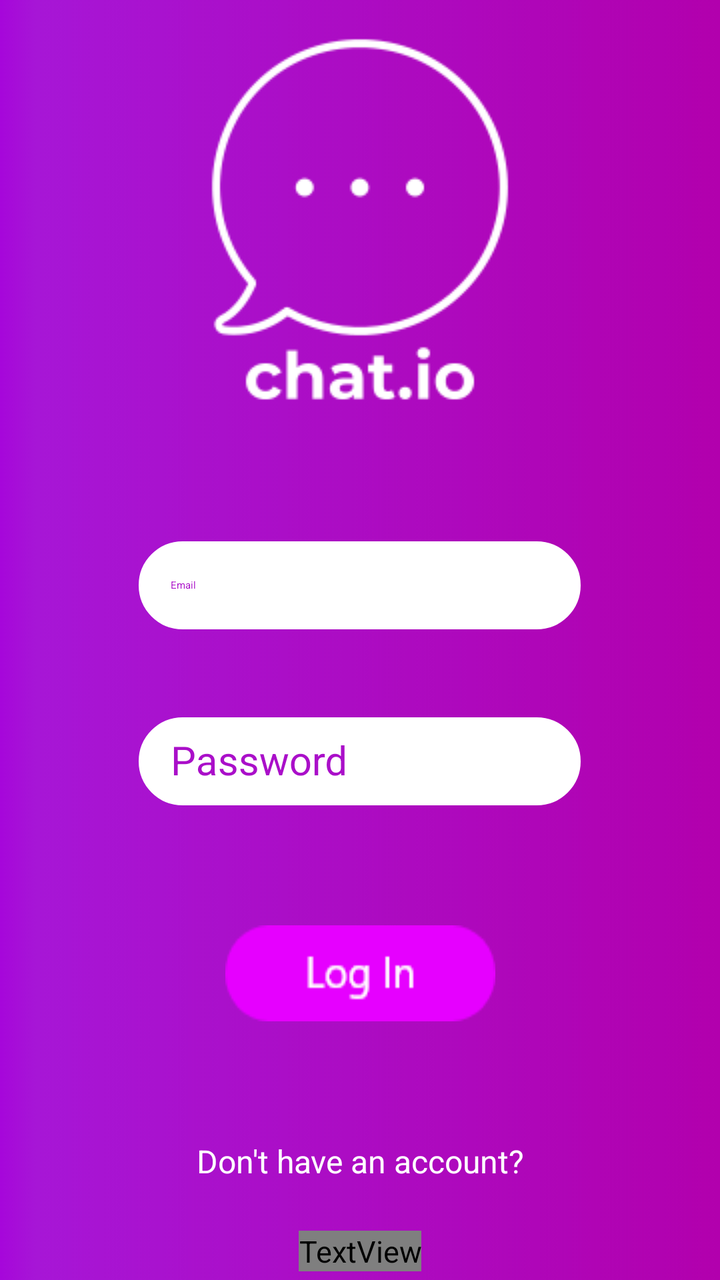
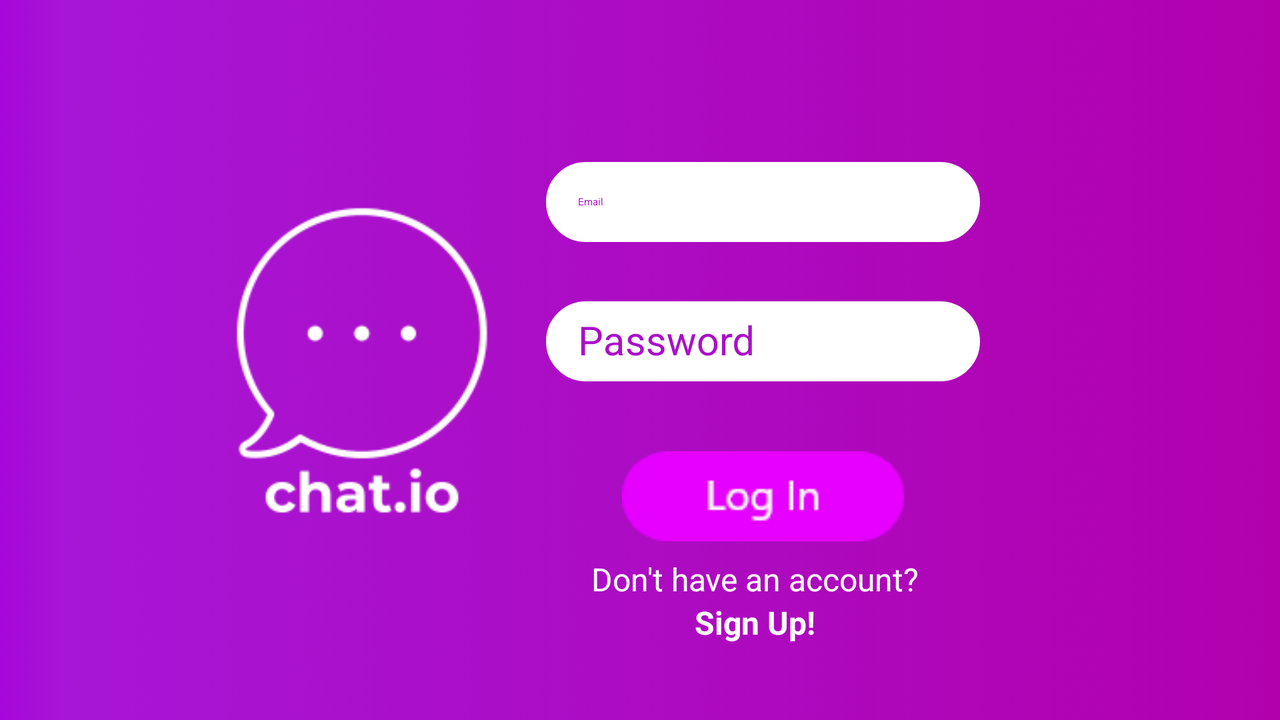

The same Android screen from two of the app's own layout files: first res/layout/ as a phone draws it, then the repository's variant for another configuration, drawn on a device whose configuration selects that folder. Both files follow.
<!-- AndroidManifest.xml: application theme AppTheme -->
<!-- res/layout/activity_login.xml -->
<?xml version="1.0" encoding="utf-8"?>
<androidx.constraintlayout.widget.ConstraintLayout xmlns:android="http://schemas.android.com/apk/res/android"
    xmlns:app="http://schemas.android.com/apk/res-auto"
    xmlns:tools="http://schemas.android.com/tools"
    android:id="@+id/signupScreen"
    android:layout_width="match_parent"
    android:layout_height="match_parent"
    android:background="@drawable/background"
    tools:context=".Login"
    android:clickable="true"
    android:focusableInTouchMode="true">

    <ProgressBar
        android:id="@+id/progressBar"
        style="?android:attr/progressBarStyle"
        android:layout_width="wrap_content"
        android:layout_height="wrap_content"
        android:layout_marginTop="8dp"
        android:layout_marginEnd="8dp"
        android:elevation="2dp"
        android:indeterminate="true"
        android:indeterminateTint="#E600FF"
        android:visibility="gone"
        app:layout_constraintBottom_toBottomOf="parent"
        app:layout_constraintEnd_toEndOf="parent"
        app:layout_constraintStart_toStartOf="parent"
        app:layout_constraintTop_toTopOf="parent" />

    <ImageView
        android:id="@+id/imageView"
        android:layout_width="wrap_content"
        android:layout_height="wrap_content"
        android:layout_marginStart="8dp"
        android:layout_marginTop="80dp"
        android:layout_marginEnd="8dp"
        android:layout_marginBottom="32dp"
        android:elevation="10dp"
        android:src="@drawable/chatiologo"
        app:layout_constraintBottom_toTopOf="@+id/textInputLayoutUsername"
        app:layout_constraintEnd_toEndOf="parent"
        app:layout_constraintStart_toStartOf="parent"
        app:layout_constraintTop_toTopOf="parent" />

    <com.google.android.material.textfield.TextInputLayout
        android:id="@+id/textInputLayoutUsername"
        android:layout_width="match_parent"
        android:layout_height="80dp"
        android:layout_marginTop="8dp"
        android:clipChildren="false"
        android:gravity="center_horizontal"
        android:hint="@string/edittext_hint"
        android:textColorHint="#AA0FC9"
        app:layout_constraintBottom_toTopOf="@+id/textInputLayoutPassword"
        app:layout_constraintEnd_toEndOf="parent"
        app:layout_constraintStart_toStartOf="parent"
        app:layout_constraintTop_toBottomOf="@+id/imageView">

        <EditText
            android:id="@+id/edtEmailSignUp"
            android:layout_width="221dp"
            android:layout_height="44dp"
            android:layout_marginTop="10dp"
            android:autoSizeTextType="uniform"
            android:background="@drawable/edt_background"
            android:ems="10"
            android:imeOptions="actionNext"
            android:inputType="textEmailAddress"
            android:paddingLeft="16dp"
            android:textColor="#AA0FC9"
            android:textSize="20sp"
            android:translationY="10dp"
            android:textCursorDrawable="@color/colorCursor"
            tools:layout_editor_absoluteX="95dp"
            tools:layout_editor_absoluteY="306dp" />
    </com.google.android.material.textfield.TextInputLayout>


    <com.google.android.material.textfield.TextInputLayout
        android:id="@+id/textInputLayoutPassword"
        android:layout_width="match_parent"
        android:layout_height="80dp"
        android:layout_marginTop="8dp"
        android:layout_marginBottom="21dp"
        android:clipChildren="false"
        android:gravity="center_horizontal"
        android:textColorHint="#AA0FC9"
        app:layout_constraintBottom_toTopOf="@+id/btnLogin"
        app:layout_constraintEnd_toEndOf="parent"
        app:layout_constraintStart_toStartOf="parent"
        app:layout_constraintTop_toBottomOf="@+id/textInputLayoutUsername">

        <EditText
            android:id="@+id/edtPasswordSignUp"
            android:layout_width="221dp"
            android:layout_height="44dp"
            android:layout_marginTop="10dp"
            android:background="@drawable/edt_background"
            android:ems="10"
            android:hint="Password"
            android:imeOptions="actionGo"
            android:inputType="textPassword|textNoSuggestions"
            android:paddingLeft="16dp"
            android:textColor="#AA0FC9"
            android:textColorHint="#AA0FC9"
            android:textCursorDrawable="@color/colorCursor"
            android:textSize="20sp"
            android:translationY="10dp"
            tools:layout_editor_absoluteX="95dp"
            tools:layout_editor_absoluteY="306dp" />
    </com.google.android.material.textfield.TextInputLayout>

    <Button
        android:id="@+id/btnLogin"
        android:layout_width="wrap_content"
        android:layout_height="wrap_content"
        android:layout_marginStart="8dp"
        android:layout_marginTop="24dp"
        android:layout_marginEnd="8dp"
        android:layout_marginBottom="27dp"
        android:background="@drawable/login_button"
        android:onClick="onLoginClicked"
        app:layout_constraintBottom_toTopOf="@+id/textView"
        app:layout_constraintEnd_toEndOf="parent"
        app:layout_constraintStart_toStartOf="@+id/textInputLayoutPassword"
        app:layout_constraintTop_toBottomOf="@+id/textInputLayoutPassword" />

    <TextView
        android:id="@+id/textView"
        android:layout_width="wrap_content"
        android:layout_height="wrap_content"
        android:layout_marginStart="8dp"
        android:layout_marginTop="32dp"
        android:layout_marginEnd="8dp"
        android:layout_marginBottom="8dp"
        android:text="Don't have an account?"
        android:textColor="#FFF"
        android:textSize="16dp"
        app:layout_constraintBottom_toTopOf="@+id/btnSignUp"
        app:layout_constraintEnd_toEndOf="parent"
        app:layout_constraintStart_toStartOf="parent"
        app:layout_constraintTop_toBottomOf="@+id/btnLogin" />

    <TextView
        android:id="@+id/btnSignUp"
        android:layout_width="wrap_content"
        android:layout_height="wrap_content"
        android:layout_marginStart="8dp"
        android:layout_marginTop="16dp"
        android:layout_marginEnd="8dp"
        android:layout_marginBottom="75dp"
        android:onClick="onSignUpClicked"
        android:text="Sign Up!"
        android:textColor="@drawable/textview_selector"
        android:textSize="16dp"
        android:textStyle="bold"
        app:layout_constraintBottom_toBottomOf="parent"
        app:layout_constraintEnd_toEndOf="parent"
        app:layout_constraintStart_toStartOf="parent"
        app:layout_constraintTop_toBottomOf="@+id/textView" />


</androidx.constraintlayout.widget.ConstraintLayout>
<!-- resources referenced by this layout -->
<resources>
  <color name="colorCursor">#AA0FC9</color>
  <!-- drawable background: png bitmap (drawable, 15325 bytes) -->
  <!-- drawable chatiologo: png bitmap (drawable, 7168 bytes) -->
  <!-- drawable edt_background (drawable) -->
  <?xml version="1.0" encoding="utf-8"?>
  <selector xmlns:android="http://schemas.android.com/apk/res/android">
      <item>
          <shape android:shape="rectangle">
              <solid android:color="#FFFF"/>
              <stroke android:width="1dp" android:color="#ffff"/>
              <corners android:radius="100dp"/>
  
          </shape>
      </item>
  </selector>
  <!-- drawable login_button (drawable) -->
  <?xml version="1.0" encoding="utf-8"?>
  <selector xmlns:android="http://schemas.android.com/apk/res/android">
      <item android:state_pressed="true" android:drawable="@drawable/login_clicked" />
      <item android:drawable="@drawable/login" />
  </selector>
  <string name="edittext_hint"><font size="15">Email</font></string>
  <style name="AppTheme" parent="Theme.AppCompat.Light.NoActionBar">
          
          <item name="android:windowLayoutInDisplayCutoutMode">shortEdges</item>
          <item name="colorPrimary">@color/appPrimaryColor</item>
          <item name="colorPrimaryDark">@color/transparent</item>
          <item name="colorAccent">@color/white</item>
          <item name="android:textSize">15sp</item>
  
      </style>
  <!-- drawable login_clicked: png bitmap (drawable, 1668 bytes) -->
  <!-- drawable login: png bitmap (drawable, 1455 bytes) -->
  <color name="appPrimaryColor">#AA0FC9</color>
  <color name="transparent">#00FFFFFF</color>
  <color name="white">#fff</color>
</resources>
<!-- res/layout-land/activity_login.xml (the repository's variant of the layout above) -->
<!-- drawn on the phone turned sideways -->
<?xml version="1.0" encoding="utf-8"?>
<androidx.constraintlayout.widget.ConstraintLayout xmlns:android="http://schemas.android.com/apk/res/android"
    xmlns:app="http://schemas.android.com/apk/res-auto"
    xmlns:tools="http://schemas.android.com/tools"
    android:id="@+id/signupScreen"
    android:layout_width="match_parent"
    android:layout_height="match_parent"
    android:background="@drawable/background"
    android:clickable="true"
    android:focusableInTouchMode="true"
    tools:context=".Login">

    <ProgressBar
        android:id="@+id/progressBar"
        style="?android:attr/progressBarStyle"
        android:layout_width="wrap_content"
        android:layout_height="wrap_content"
        android:layout_marginEnd="8dp"
        android:layout_marginBottom="8dp"
        android:elevation="2dp"
        android:indeterminate="true"
        android:indeterminateTint="#E600FF"
        android:visibility="gone"
        app:layout_constraintBottom_toBottomOf="parent"
        app:layout_constraintEnd_toEndOf="parent"
        app:layout_constraintStart_toStartOf="parent"
        app:layout_constraintTop_toTopOf="parent" />

    <ImageView
        android:id="@+id/imageView"
        android:layout_width="214dp"
        android:layout_height="169dp"
        android:layout_marginStart="50dp"
        android:layout_marginTop="8dp"
        android:layout_marginEnd="8dp"
        android:layout_marginBottom="8dp"
        android:elevation="10dp"
        android:src="@drawable/chatiologo"
        app:layout_constraintBottom_toBottomOf="parent"
        app:layout_constraintEnd_toStartOf="@+id/progressBar"
        app:layout_constraintStart_toStartOf="parent"
        app:layout_constraintTop_toTopOf="parent" />

    <com.google.android.material.textfield.TextInputLayout
        android:id="@+id/textInputLayoutUsername"
        android:layout_width="wrap_content"
        android:layout_height="80dp"
        android:layout_marginTop="60dp"
        android:layout_marginEnd="150dp"
        android:clipChildren="false"
        android:gravity="center_horizontal"
        android:hint="@string/edittext_hint"
        android:textColorHint="#AA0FC9"
        app:layout_constraintEnd_toEndOf="parent"
        app:layout_constraintTop_toTopOf="parent">

        <EditText
            android:id="@+id/edtEmailSignUp"
            android:layout_width="217dp"
            android:layout_height="40dp"
            android:layout_marginTop="10dp"
            android:autoSizeTextType="uniform"
            android:background="@drawable/edt_background"
            android:ems="10"
            android:imeOptions="actionNext"
            android:inputType="textEmailAddress"
            android:paddingLeft="16dp"
            android:textColor="#AA0FC9"
            android:textCursorDrawable="@color/colorCursor"
            android:textSize="20sp"
            android:translationY="10dp"
            tools:layout_editor_absoluteX="95dp"
            tools:layout_editor_absoluteY="306dp" />
    </com.google.android.material.textfield.TextInputLayout>


    <com.google.android.material.textfield.TextInputLayout
        android:id="@+id/textInputLayoutPassword"
        android:layout_width="wrap_content"
        android:layout_height="80dp"
        android:layout_marginEnd="150dp"
        android:layout_marginBottom="55dp"
        android:clipChildren="false"
        android:gravity="center_horizontal"
        android:textColorHint="#AA0FC9"
        app:layout_constraintBottom_toBottomOf="@+id/imageView"
        app:layout_constraintEnd_toEndOf="parent">

        <EditText
            android:id="@+id/edtPasswordSignUp"
            android:layout_width="217dp"
            android:layout_height="40dp"
            android:layout_marginTop="10dp"
            android:background="@drawable/edt_background"
            android:ems="10"
            android:hint="Password"
            android:imeOptions="actionGo"
            android:inputType="textPassword|textNoSuggestions"
            android:paddingLeft="16dp"
            android:textColor="#AA0FC9"
            android:textColorHint="#AA0FC9"
            android:textCursorDrawable="@color/colorCursor"
            android:textSize="20sp"
            android:translationY="10dp"
            tools:layout_editor_absoluteX="95dp"
            tools:layout_editor_absoluteY="306dp" />
    </com.google.android.material.textfield.TextInputLayout>

    <Button
        android:id="@+id/btnLogin"
        android:layout_width="141dp"
        android:layout_height="45dp"
        android:layout_marginTop="16dp"
        android:background="@drawable/login_button"
        android:onClick="onLoginClicked"
        app:layout_constraintEnd_toEndOf="@+id/textInputLayoutPassword"
        app:layout_constraintStart_toStartOf="@+id/textInputLayoutPassword"
        app:layout_constraintTop_toBottomOf="@+id/textInputLayoutPassword" />

    <TextView
        android:id="@+id/textView"
        android:layout_width="wrap_content"
        android:layout_height="wrap_content"
        android:layout_marginTop="8dp"
        android:layout_marginEnd="8dp"
        android:text="Don't have an account?"
        android:textColor="#FFF"
        android:textSize="16dp"
        app:layout_constraintEnd_toEndOf="@+id/btnLogin"
        app:layout_constraintStart_toStartOf="@+id/btnLogin"
        app:layout_constraintTop_toBottomOf="@+id/btnLogin" />

    <TextView
        android:id="@+id/btnSignUp"
        android:layout_width="wrap_content"
        android:layout_height="wrap_content"
        android:onClick="onSignUpClicked"
        android:text="Sign Up!"
        android:textColor="#FFF"
        android:textSize="16dp"
        android:textStyle="bold"
        app:layout_constraintEnd_toEndOf="@+id/textView"
        app:layout_constraintStart_toStartOf="@+id/textView"
        app:layout_constraintTop_toBottomOf="@+id/textView" />


</androidx.constraintlayout.widget.ConstraintLayout>
